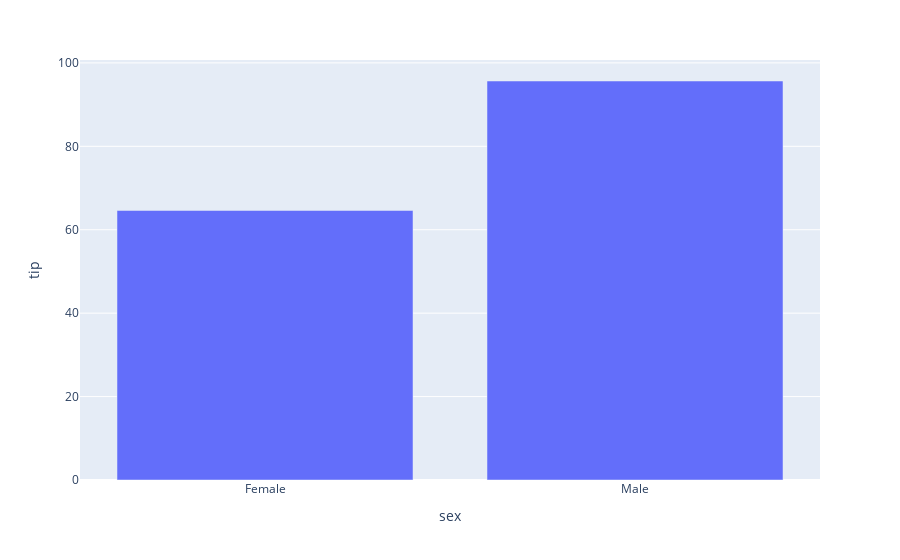

This figure's notebook cell:
### Code cell
fig = px.bar(data_frame=df_processed, x="sex", y='tip')
fig.show()

### Figure 1 — Plotly figure (JSON) as saved in the notebook; plotly's stock layout.template omitted (floating-point values rounded to 4 significant figures)
{"data": [{"alignmentgroup": "True", "hovertemplate": "sex=%{x}<br>tip=%{y}<extra></extra>", "legendgroup": "", "marker": {"color": "#636efa", "pattern": {"shape": ""}}, "name": "", "offsetgroup": "", "orientation": "v", "showlegend": false, "textposition": "auto", "type": "bar", "x": ["Female", "Male"], "xaxis": "x", "y": [64.62, 95.66], "yaxis": "y"}], "layout": {"barmode": "relative", "legend": {"tracegroupgap": 0}, "margin": {"t": 60}, "xaxis": {"anchor": "y", "domain": [0, 1], "title": {"text": "sex"}}, "yaxis": {"anchor": "x", "domain": [0, 1], "title": {"text": "tip"}}}}
